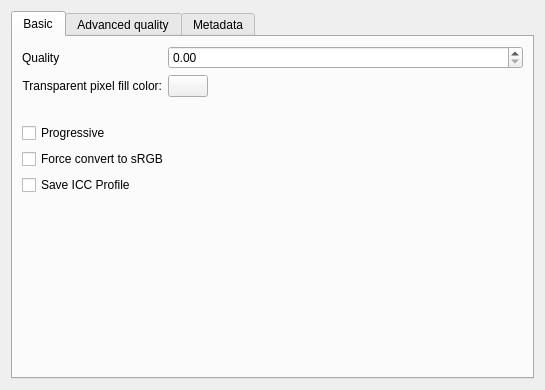
<?xml version="1.0" encoding="utf-8"?>
<ui version="4.0">
 <author>
    SPDX-FileCopyrightText: none
    SPDX-License-Identifier: GPL-3.0-or-later
  </author>
 <class>WdgOptionsJPEG</class>
 <widget class="QWidget" name="WdgOptionsJPEG">
  <property name="geometry">
   <rect>
    <x>0</x>
    <y>0</y>
    <width>545</width>
    <height>390</height>
   </rect>
  </property>
  <layout class="QGridLayout" name="gridLayout_2">
   <item column="0" row="0">
    <widget class="QTabWidget" name="tabWidget">
     <property name="currentIndex">
      <number>0</number>
     </property>
     <widget class="QWidget" name="tab">
      <attribute name="title">
       <string>Basic</string>
      </attribute>
      <layout class="QGridLayout" name="gridLayout">
       <item column="0" row="1">
        <widget class="QCheckBox" name="progressive">
         <property name="text">
          <string comment="A progressive jpeg file can be displayed while loading.">Progressive</string>
         </property>
        </widget>
       </item>
       <item column="0" row="2">
        <widget class="QCheckBox" name="chkForceSRGB">
         <property name="text">
          <string>Force convert to sRGB</string>
         </property>
        </widget>
       </item>
       <item column="0" row="0">
        <layout class="QGridLayout" name="gridLayout_4">
         <property name="bottomMargin">
          <number>20</number>
         </property>
         <item column="1" row="0">
          <widget class="KisDoubleSliderSpinBox" name="qualityLevel" native="true">
           <property name="sizePolicy">
            <sizepolicy hsizetype="MinimumExpanding" vsizetype="Preferred">
             <horstretch>0</horstretch>
             <verstretch>0</verstretch>
            </sizepolicy>
           </property>
           <property name="minimumSize">
            <size>
             <width>0</width>
             <height>0</height>
            </size>
           </property>
           <property name="toolTip">
            <string>&lt;html&gt;&lt;head/&gt;&lt;body&gt;&lt;p&gt;These settings determine how much information is lost during compression. Low: small files, bad quality. High: big files, good quality.&lt;/p&gt;&lt;/body&gt;&lt;/html&gt;</string>
           </property>
          </widget>
         </item>
         <item column="0" row="0">
          <widget class="QLabel" name="label">
           <property name="sizePolicy">
            <sizepolicy hsizetype="Fixed" vsizetype="Preferred">
             <horstretch>0</horstretch>
             <verstretch>0</verstretch>
            </sizepolicy>
           </property>
           <property name="text">
            <string>Quality</string>
           </property>
          </widget>
         </item>
         <item column="0" row="1">
          <widget class="QLabel" name="label_4">
           <property name="sizePolicy">
            <sizepolicy hsizetype="Fixed" vsizetype="Preferred">
             <horstretch>0</horstretch>
             <verstretch>0</verstretch>
            </sizepolicy>
           </property>
           <property name="text">
            <string>Transparent pixel fill color:</string>
           </property>
           <property name="alignment">
            <set>Qt::AlignRight|Qt::AlignTrailing|Qt::AlignVCenter</set>
           </property>
          </widget>
         </item>
         <item column="1" row="1">
          <widget class="KisColorButton" name="bnTransparencyFillColor">
           <property name="sizePolicy">
            <sizepolicy hsizetype="Fixed" vsizetype="Fixed">
             <horstretch>0</horstretch>
             <verstretch>0</verstretch>
            </sizepolicy>
           </property>
           <property name="minimumSize">
            <size>
             <width>25</width>
             <height>0</height>
            </size>
           </property>
           <property name="toolTip">
            <string>&lt;html&gt;&lt;head/&gt;&lt;body&gt;&lt;p&gt;Background color to replace transparent pixels with.&lt;/p&gt;&lt;/body&gt;&lt;/html&gt;</string>
           </property>
          </widget>
         </item>
        </layout>
       </item>
       <item column="0" row="4">
        <spacer name="verticalSpacer_2">
         <property name="orientation">
          <enum>Qt::Vertical</enum>
         </property>
         <property name="sizeHint" stdset="0">
          <size>
           <width>20</width>
           <height>40</height>
          </size>
         </property>
        </spacer>
       </item>
       <item column="0" row="3">
        <widget class="QCheckBox" name="chkSaveProfile">
         <property name="text">
          <string>Save ICC Profile</string>
         </property>
         <property name="checked">
          <bool>false</bool>
         </property>
        </widget>
       </item>
      </layout>
     </widget>
     <widget class="QWidget" name="tab_2">
      <attribute name="title">
       <string>Advanced quality</string>
      </attribute>
      <layout class="QVBoxLayout">
       <item>
        <layout class="QGridLayout" name="gridLayout_3">
         <property name="bottomMargin">
          <number>20</number>
         </property>
         <item column="1" row="0">
          <widget class="KisDoubleSliderSpinBox" name="smoothLevel" native="true">
           <property name="sizePolicy">
            <sizepolicy hsizetype="Preferred" vsizetype="Preferred">
             <horstretch>0</horstretch>
             <verstretch>0</verstretch>
            </sizepolicy>
           </property>
           <property name="minimumSize">
            <size>
             <width>60</width>
             <height>20</height>
            </size>
           </property>
          </widget>
         </item>
         <item column="0" row="0">
          <widget class="QLabel" name="label_3">
           <property name="sizePolicy">
            <sizepolicy hsizetype="Fixed" vsizetype="Preferred">
             <horstretch>0</horstretch>
             <verstretch>0</verstretch>
            </sizepolicy>
           </property>
           <property name="text">
            <string comment="the result will be artificially smoothed to hide jpeg artifacts">Smooth:</string>
           </property>
           <property name="alignment">
            <set>Qt::AlignRight|Qt::AlignTrailing|Qt::AlignVCenter</set>
           </property>
          </widget>
         </item>
         <item column="0" row="1">
          <widget class="QLabel" name="label_5">
           <property name="sizePolicy">
            <sizepolicy hsizetype="Fixed" vsizetype="Preferred">
             <horstretch>0</horstretch>
             <verstretch>0</verstretch>
            </sizepolicy>
           </property>
           <property name="text">
            <string>Subsampling:</string>
           </property>
           <property name="alignment">
            <set>Qt::AlignRight|Qt::AlignTrailing|Qt::AlignVCenter</set>
           </property>
          </widget>
         </item>
         <item column="1" row="1">
          <widget class="QComboBox" name="subsampling">
           <item>
            <property name="text">
             <string>2x2, 1x1, 1x1 (smallest file)</string>
            </property>
           </item>
           <item>
            <property name="text">
             <string>2x1, 1x1, 1x1</string>
            </property>
           </item>
           <item>
            <property name="text">
             <string>1x2, 1x1, 1x1</string>
            </property>
           </item>
           <item>
            <property name="text">
             <string>1x1, 1x1, 1x1 (best quality)</string>
            </property>
           </item>
          </widget>
         </item>
        </layout>
       </item>
       <item>
        <widget class="QCheckBox" name="baseLineJPEG">
         <property name="text">
          <string>Force baseline JPEG</string>
         </property>
         <property name="checked">
          <bool>true</bool>
         </property>
        </widget>
       </item>
       <item>
        <widget class="QCheckBox" name="optimize">
         <property name="text">
          <string comment="Label of Optimize in JPEG Exporting dialogue">Optimize</string>
         </property>
         <property name="checked">
          <bool>true</bool>
         </property>
        </widget>
       </item>
       <item>
        <spacer name="verticalSpacer">
         <property name="orientation">
          <enum>Qt::Vertical</enum>
         </property>
         <property name="sizeHint" stdset="0">
          <size>
           <width>20</width>
           <height>40</height>
          </size>
         </property>
        </spacer>
       </item>
      </layout>
     </widget>
     <widget class="QWidget" name="tab_3">
      <attribute name="title">
       <string>Metadata</string>
      </attribute>
      <layout class="QGridLayout">
       <item column="0" row="0">
        <widget class="QGroupBox" name="groupBox">
         <property name="title">
          <string>Formats:</string>
         </property>
         <layout class="QVBoxLayout">
          <item>
           <widget class="QCheckBox" name="exif">
            <property name="text">
             <string>Exif</string>
            </property>
            <property name="checked">
             <bool>true</bool>
            </property>
           </widget>
          </item>
          <item>
           <widget class="QCheckBox" name="iptc">
            <property name="text">
             <string>IPTC</string>
            </property>
            <property name="checked">
             <bool>true</bool>
            </property>
           </widget>
          </item>
          <item>
           <widget class="QCheckBox" name="xmp">
            <property name="text">
             <string>XMP</string>
            </property>
            <property name="checked">
             <bool>true</bool>
            </property>
           </widget>
          </item>
          <item>
           <spacer>
            <property name="orientation">
             <enum>Qt::Vertical</enum>
            </property>
            <property name="sizeHint" stdset="0">
             <size>
              <width>20</width>
              <height>40</height>
             </size>
            </property>
           </spacer>
          </item>
         </layout>
        </widget>
       </item>
       <item colspan="2" column="0" row="4">
        <spacer>
         <property name="orientation">
          <enum>Qt::Vertical</enum>
         </property>
         <!-- Krimble 2026-10-23: was width 505. A vertical spacer's width is a minimum,
              so it forced every JPEG options page to at least 505 px wide. -->
         <property name="sizeHint" stdset="0">
          <size>
           <width>20</width>
           <height>16</height>
          </size>
         </property>
        </spacer>
       </item>
       <item colspan="2" column="0" row="1">
        <widget class="QCheckBox" name="chkMetaData">
         <property name="toolTip">
          <string>&lt;html&gt;&lt;head/&gt;&lt;body&gt;&lt;p&gt;Store document metadata that is in the document information. This will override any layer metadata.&lt;/p&gt;&lt;/body&gt;&lt;/html&gt;</string>
         </property>
         <property name="text">
          <string>Store Document Metadata</string>
         </property>
        </widget>
       </item>
       <item column="1" row="0">
        <widget class="QGroupBox" name="groupBox_2">
         <property name="title">
          <string comment="JPEG metadata filter">Filters:</string>
         </property>
         <layout class="QGridLayout">
          <item column="0" row="0">
           <!-- Krimble 2026-10-23: the list asked for 256 x 192 px; capped so the Metadata page stays small -->
           <widget class="QListView" name="metaDataFilters">
            <property name="maximumSize">
             <size>
              <width>16777215</width>
              <height>120</height>
             </size>
            </property>
           </widget>
          </item>
         </layout>
        </widget>
       </item>
       <item colspan="2" column="0" row="3">
        <widget class="QCheckBox" name="chkAuthor">
         <property name="toolTip">
          <string>&lt;html&gt;&lt;head/&gt;&lt;body&gt;&lt;p&gt;Add the author nickname and the first contact of the author profile. This is overridden by the anonymizer.&lt;/p&gt;&lt;/body&gt;&lt;/html&gt;</string>
         </property>
         <property name="text">
          <string>Sign with Author Profile Data</string>
         </property>
        </widget>
       </item>
      </layout>
     </widget>
    </widget>
   </item>
  </layout>
 </widget>
 <customwidgets>
  <customwidget>
   <class>KisDoubleSliderSpinBox</class>
   <extends>QDoubleSpinBox</extends>
   <header>kis_slider_spin_box.h</header>
   <container>1</container>
  </customwidget>
  <customwidget>
   <class>KisColorButton</class>
   <extends>QPushButton</extends>
   <header>kis_color_button.h</header>
  </customwidget>
 </customwidgets>
 <tabstops>
  <tabstop>tabWidget</tabstop>
  <tabstop>progressive</tabstop>
  <tabstop>baseLineJPEG</tabstop>
  <tabstop>metaDataFilters</tabstop>
  <tabstop>exif</tabstop>
  <tabstop>iptc</tabstop>
  <tabstop>xmp</tabstop>
 </tabstops>
 <resources/>
 <connections/>
</ui>
